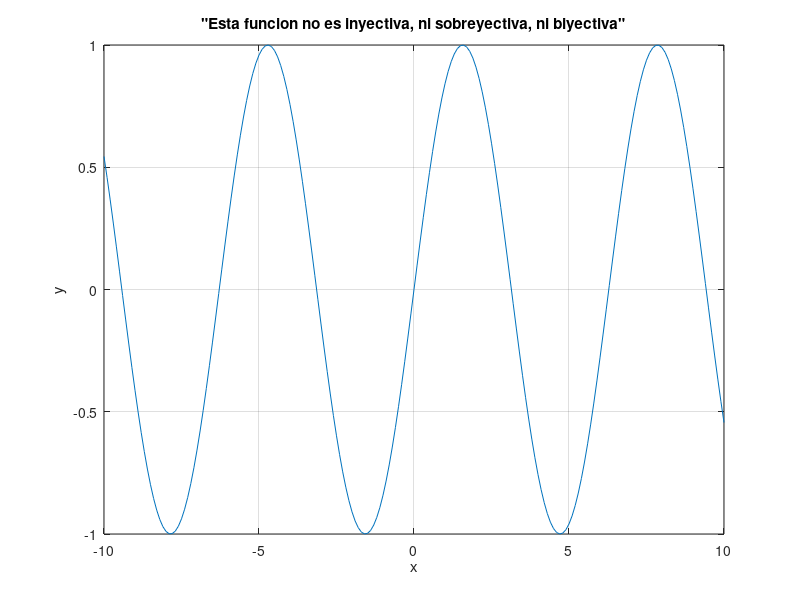

The MATLAB source for this figure:
% Octave Script
% funcion                :7
% Title                  :Funciones trascendentes: trigonometricas, logoritmicas y exponenciales
% Description            :Script para recordar Funciones trascendentes: trigonometricas, logoritmicas y exponenciales 
% Author                 :Magali Valencia Clemente
% Date                   :24/11/2021
% Version                :1
% Usage                  :C:\Users\magali
%                        :octave>Funciones trascendentes: trigonometricas, logoritmicas y exponenciales
clear
% Dominio
v=(-10:0.1:10);
% Funcion a plotear
cv=sin(v);
plot(v, cv);
% Realizar la grafica
title('"Esta funcion no es inyectiva, ni sobreyectiva, ni biyectiva"' );
xlabel('x');
ylabel('y');
grid on;
